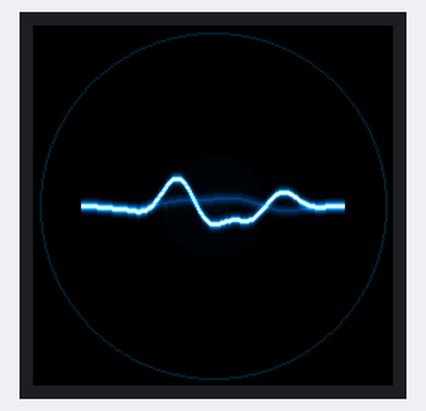
A program run on a simulated Seeed XIAO (SAMD21). Parts: 240×240 colour display. What the program prints to the serial monitor is not drawn.

Above: at 0.42 s.
At 5.18 s:
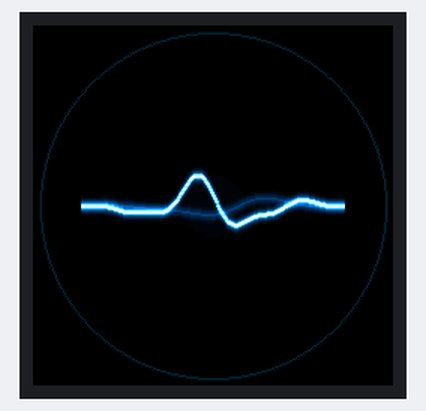
At 10.25 s:
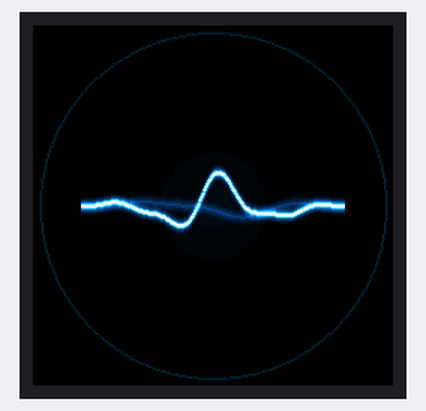
At 20.08 s:
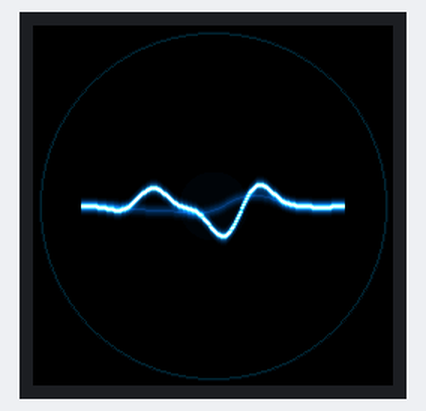
At 29.91 s:
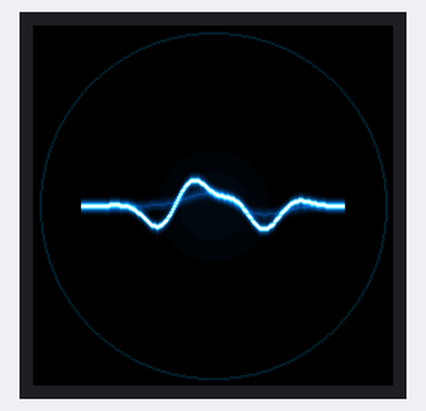
At 39.75 s:
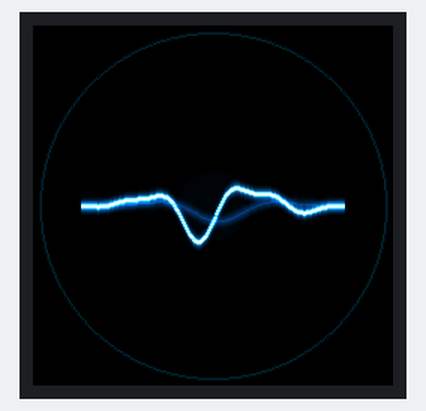

The program:

main.cpp
```cpp
/**
 * Glowing waveform on a 1.28" GC9A01 round display.
 *
 * Board: Seeed XIAO nRF52840 Sense (USB 2886:8045).
 * Panel: GC9A01, 240x240, Adafruit_GC9A01A, hardware SPI.
 *
 *   Display   XIAO
 *   GND       GND
 *   VCC       3V3
 *   SCK       D8
 *   MOSI      D10
 *   CS        D1
 *   DC        D2
 *   RST       D3
 *
 * The panel does not use MISO. D9 stays the SPI peripheral's unused input.
 * If the module has a BL pin, tie it to 3V3.
 *
 * Display-only bench. The combined image is firmware/wakeword, where D0 is the button.
 */

#include <Adafruit_GC9A01A.h>
#include <Arduino.h>
#include <SPI.h>
#include <math.h>
#include <string.h>

static constexpr int8_t kCs = D1;
static constexpr int8_t kDc = D2;
static constexpr int8_t kRst = D3;
static constexpr uint8_t kMiso = D9;
static constexpr uint8_t kSck = D8;
static constexpr uint8_t kMosi = D10;

// 16 MHz keeps a readable image on breadboard jumpers. SPIM3 can do 32 MHz
// once SCK and MOSI are short.
static constexpr uint32_t kSpiHz = 16000000;

static constexpr int16_t kScreen = 240;
static constexpr int16_t kBandW = 176;
static constexpr int16_t kBandH = 100;
static constexpr int16_t kBandX = (kScreen - kBandW) / 2;
static constexpr int16_t kBandY = (kScreen - kBandH) / 2;
static constexpr int kCenterY = kBandH / 2;

static Adafruit_GC9A01A tft(kCs, kDc, kRst);
static uint16_t band[kBandW * kBandH];

static uint16_t rgb565(uint8_t r, uint8_t g, uint8_t b) {
  return (uint16_t)(((r & 0xF8) << 8) | ((g & 0xFC) << 3) | (b >> 3));
}

static void addPixel(int x, int y, int r, int g, int b) {
  if ((unsigned)x >= kBandW || (unsigned)y >= kBandH) {
    return;
  }
  if (r < 0) {
    r = 0;
  }
  if (g < 0) {
    g = 0;
  }
  if (b < 0) {
    b = 0;
  }

  uint16_t *pixel = &band[y * kBandW + x];
  const uint16_t current = *pixel;
  int cr = (current >> 11) & 0x1F;
  int cg = (current >> 5) & 0x3F;
  int cb = current & 0x1F;
  cr += r >> 3;
  cg += g >> 2;
  cb += b >> 3;
  if (cr > 31) {
    cr = 31;
  }
  if (cg > 63) {
    cg = 63;
  }
  if (cb > 31) {
    cb = 31;
  }
  *pixel = (uint16_t)((cr << 11) | (cg << 5) | cb);
}

static void stampColumn(int x, int y, int radius, int r, int g, int b) {
  const int den = radius + 1;
  const int den2 = den * den;
  for (int dy = -radius; dy <= radius; ++dy) {
    const int distance = dy < 0 ? -dy : dy;
    const int falloff = den - distance;
    const int weight = falloff * falloff;
    const int rr = r * weight / den2;
    const int gg = g * weight / den2;
    const int bb = b * weight / den2;
    addPixel(x, y + dy, rr, gg, bb);
    if (distance * 2 <= radius) {
      addPixel(x - 1, y + dy, rr / 3, gg / 3, bb / 3);
      addPixel(x + 1, y + dy, rr / 3, gg / 3, bb / 3);
    }
  }
}

static void paintHalo(float breathe) {
  const int cx = kBandW / 2;
  const int cy = kCenterY;
  const int reach = 48;
  const int reach2 = reach * reach;
  for (int y = 0; y < kBandH; ++y) {
    const int dy = y - cy;
    const int dy2 = dy * dy;
    if (dy2 >= reach2) {
      continue;
    }
    for (int x = 0; x < kBandW; ++x) {
      const int dx = x - cx;
      const int d2 = dx * dx + dy2;
      if (d2 >= reach2) {
        continue;
      }
      const int shade = (reach2 - d2) * 22 / reach2;
      const int glow = (int)(shade * breathe);
      addPixel(x, y, glow / 6, glow / 2, glow);
    }
  }
}

static float envelope(int x) {
  const float t = (float)x / (float)(kBandW - 1);
  const float s = sinf(t * PI);
  return s * s;
}

static int waveY(int x, float time, float spatial, float speed, float scale) {
  const float p = (float)x * spatial;
  const float shape = sinf(p + time * speed) * 0.72f +
                      sinf(p * 2.05f - time * speed * 1.35f) * 0.28f;
  const float amp = (22.f + 5.f * sinf(time * 0.65f)) * scale * envelope(x);
  return kCenterY + (int)lroundf(shape * amp);
}

static void paintWave(const int16_t *ys, int radius, int r, int g, int b,
                      bool fillGaps) {
  stampColumn(0, ys[0], radius, r, g, b);
  for (int x = 1; x < kBandW; ++x) {
    const int y = ys[x];
    const int previous = ys[x - 1];
    const int gap = y > previous ? y - previous : previous - y;
    if (fillGaps && gap > 1) {
      for (int step = 1; step < gap; ++step) {
        const int mid = previous + (y - previous) * step / gap;
        stampColumn(x, mid, radius, r / 2, g / 2, b / 2);
      }
    }
    stampColumn(x, y, radius, r, g, b);
  }
}

static void sampleWave(int16_t *ys, float time, float spatial, float speed,
                       float scale) {
  for (int x = 0; x < kBandW; ++x) {
    ys[x] = (int16_t)waveY(x, time, spatial, speed, scale);
  }
}

static void render(float time) {
  int16_t echo[kBandW];
  int16_t voice[kBandW];
  memset(band, 0, sizeof(band));
  const float breathe = 0.72f + 0.28f * sinf(time * 0.9f);
  paintHalo(breathe);
  sampleWave(echo, time, 0.050f, 2.15f, 0.42f);
  sampleWave(voice, time, 0.082f, -1.55f, 1.00f);
  paintWave(echo, 7, 10, 36, 72, true);
  paintWave(voice, 8, 18, 70, 130, true);
  paintWave(voice, 3, 90, 220, 255, false);
  paintWave(voice, 1, 255, 255, 255, false);
  tft.drawRGBBitmap(kBandX, kBandY, band, kBandW, kBandH);
}

void setup() {
  Serial.begin(115200);
  const uint32_t started = millis();
  while (!Serial && (millis() - started) < 1500) {
    delay(10);
  }

  // Adafruit nRF52 order is MISO, SCK, MOSI. Call this before begin().
  SPI.setPins(kMiso, kSck, kMosi);
  tft.begin(kSpiHz);
  tft.setRotation(0);
  tft.fillScreen(GC9A01A_BLACK);

  const uint16_t rim = rgb565(0, 36, 48);
  tft.drawCircle(kScreen / 2, kScreen / 2, 115, rim);
  tft.drawCircle(kScreen / 2, kScreen / 2, 116, rgb565(0, 18, 28));

  Serial.println("GC9A01 waveform");
}

void loop() {
  const float time = millis() * 0.001f;
  render(time);
}
```
